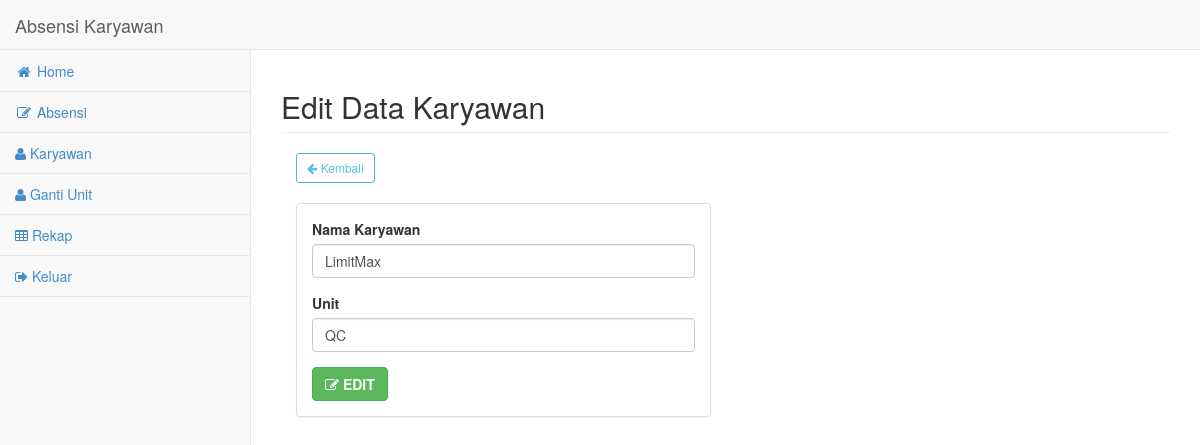
The page /karyawan/edit/1 on the database as committed earlier.
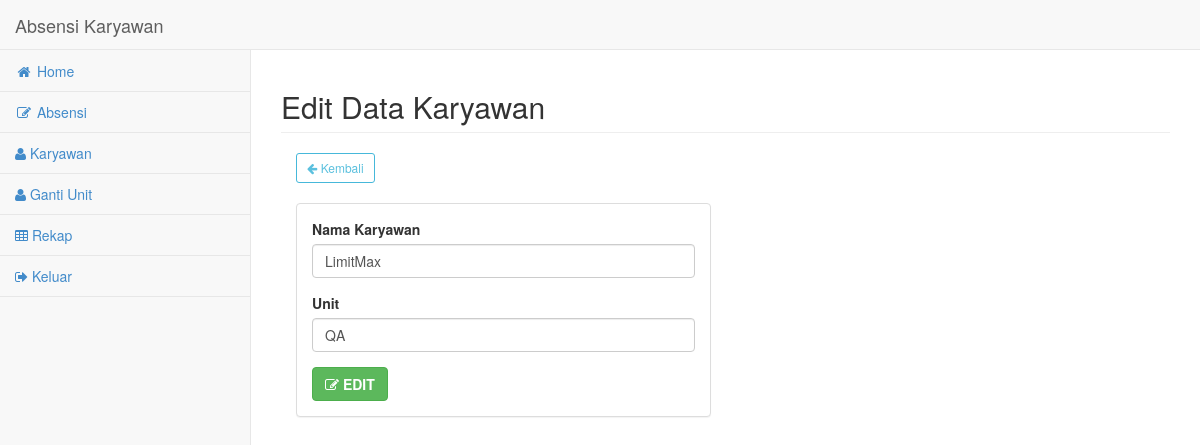
The same page on the database as committed later.
### tables this page shows
CREATE TABLE `karyawan` (
  `id_karyawan` int(11) NOT NULL,
  `nama` varchar(30) NOT NULL,
  `unit` varchar(20) NOT NULL
);

### application/controllers/Karyawan.php (called while the page is built, shortened)
<?php
class Karyawan extends CI_Controller {
    public function __construct()
    {
        $this->load->model('karyawan_m', 'karyawan');
    }
    public function edit($id = null)
    {
        if (isset($id))
        {
            $data['data'] = $this->karyawan->karyawan_byid($id)->row();
            $head = array(
                'title' => 'Edit',
                'head' => 'Edit Data Karyawan'
            );
            $this->load->view('parsial/header', $head);
            $this->load->view('karyawan/edit', $data);
            $this->load->view('parsial/footer');
        }
    }
}

### index.php (called while the page is built, shortened)
<?php
require_once BASEPATH.'core/CodeIgniter.php';

### application/models/Karyawan_m.php (called while the page is built, shortened)
<?php
class Karyawan_m extends CI_Model {
    public function karyawan_byid($id)
    {
        $this->db->where('id_karyawan', $id);
        return $this->db->get('karyawan');
    }
}

### application/views/karyawan/edit.php (the view, shortened to what this page needs)
<div class="col-lg-6">
    <a href="<?=base_url('karyawan')?>" class="btn btn-sm btn-outline btn-info">
        <span class="fa fa-arrow-left"></span>
        <span> Kembali</span>
    </a>
    <br><br>
    <div class="panel panel-default">
        <div class="panel-body">
            <form method="POST" action="<?= base_url('karyawan/edit_act'); ?>">
                    <div class="form-group">
                        <label for="nama" class="control-label">Nama Karyawan</label>
                        <input type="text" name="nama" value="<?=$data->nama?>" id="nama" class="form-control" maxlength="30" required autofocus>
                    </div>
                    <div class="form-group">
                        <label for="unit" class="control-label">Unit</label>
                        <input type="text" name="unit" value="<?=$data->unit?>" id="unit" class="form-control" maxlength="15" required>
                    </div>
                    <button type="submit" name="edit" class="btn btn-success">
                        <span class="fa fa-edit"></span>
                        <b> EDIT</b>
                    </button>
                </div>
        </div>
    </div>
</div>

Rows that differ between the two databases and show on the page:
changed karyawan "LimitMax": unit "QC" → "QA"
